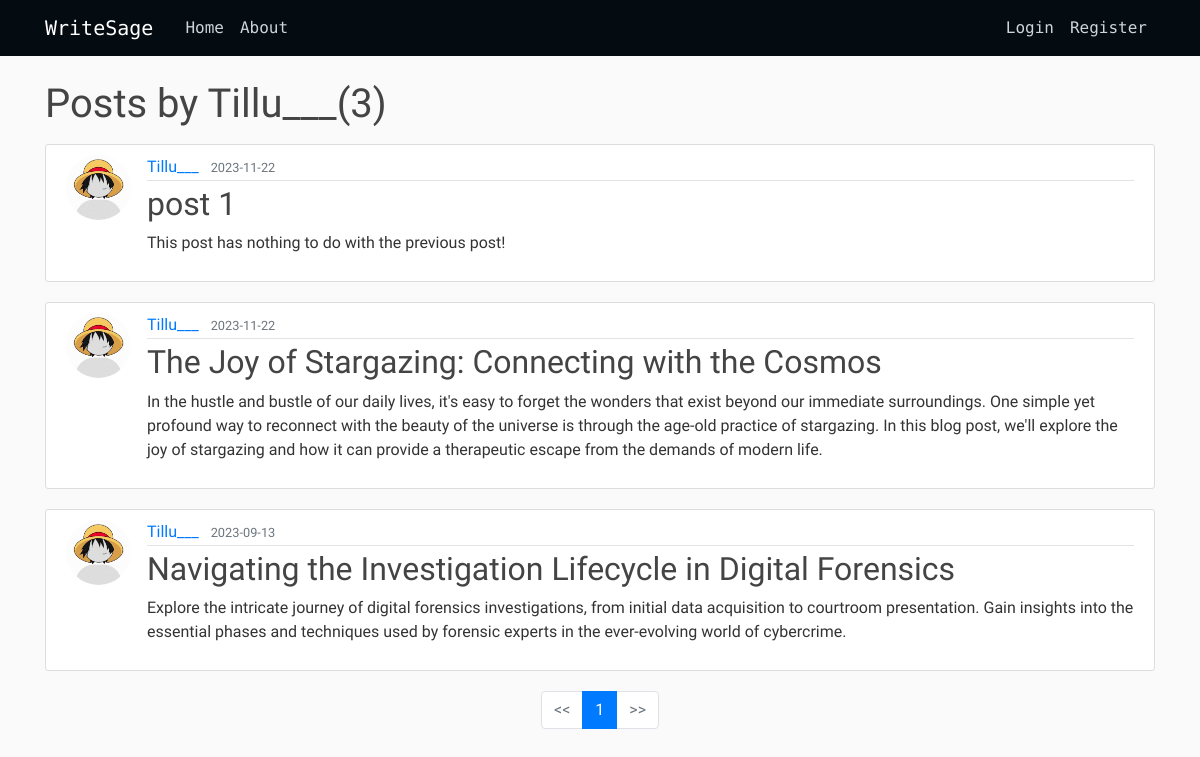
The page /user/Tillu___ on the database its author committed.
### writesage/models.py (models this page shows, shortened)
class User(db.Model, UserMixin):
    id = db.Column(db.Integer, primary_key=True)
    username = db.Column(db.String(20),unique=True,nullable=False)
    email=db.Column(db.String(120),unique=True,nullable=False)
    image_file = db.Column(db.String(20),nullable=False,default='default.jpg')
    password=db.Column(db.String(60),nullable=False)
    posts = db.relationship('Post',backref='author',lazy=True)

class Post(db.Model):
    id = db.Column(db.Integer, primary_key=True)
    title = db.Column(db.String(100),nullable=False)
    date_posted = db.Column(db.DateTime,nullable=False,default=datetime.utcnow())
    desc = db.Column(db.Text,nullable=False)
    content = db.Column(db.Text,nullable=False)
    user_id = db.Column(db.Integer,db.ForeignKey('user.id'),nullable=False)

### writesage/users/routes.py (the view)
@users.route("/user/<string:username>")
def user_posts(username):
    page = request.args.get('page',1,type=int)
    user = User.query.filter_by(username = username).first_or_404()
    posts = Post.query.filter_by(author = user).order_by(Post.date_posted.desc()).paginate(page = page , per_page = 5)
    return render_template('user_post.html',user = user, posts = posts)

### writesage/templates/user_post.html
{% extends 'layout.html' %}
{% block hehe %}
<h1 class = "mb-3">Posts by {{ user.username }}({{ posts.total }})</h1>
{% for post in posts.items %}
<article class="media content-section">
    <img src="{{url_for('static',filename = 'pictures/' + post.author.image_file)}}" alt="" class="rounded-circle article-img">
    <div class="media-body">
        <div class="article-metadata">
            <a class="mr-2" href="{{url_for('users.user_posts',username = post.author.username)}}">{{ post.author.username }}</a>
            <small class="text-muted">{{ post.date_posted.strftime('%Y-%m-%d')}}</small>
        </div>
        <h2><a class="article-title" href="{{url_for('posts.post',post_id=post.id)}}">{{ post.title }}</a></h2>
        <p class="article-content">{{ post.desc }}</p>
    </div>
</article>
{% endfor %}
<nav aria-label="Page navigation example">
    <ul class="pagination justify-content-center">
        {% if posts.page > 1 %}
            <li class="page-item ">
                <a class="page-link" href="{{ url_for('users.user_posts',username = user.username,page = posts.page - 1)}}"><<</a>
            </li>
        {% else %}
            <li class="page-item disabled">
                <a class="page-link" href="{{ url_for('users.user_posts',username = user.username,page = posts.page - 1)}}"><<</a>
            </li>
        {% endif %}
        {% for page_num in posts.iter_pages(left_edge = 1, right_edge = 1, left_current=1,right_current =1) %}
            {% if page_num %}
                {% if posts.page == page_num %}
                    <li class="page-item active">
                        <a href="{{ url_for('users.user_posts',username = user.username,page = page_num)}}" class = "page-link">{{ page_num }}</a>
                    </li>
                {% else %}
                    <li class="page-item">
                        <a href="{{ url_for('users.user_posts',username = user.username,page = page_num)}}" class = "page-link">{{ page_num }}</a>
                    </li>
                {% endif %}
            {% else %}
                <li class="page-item"><p class="page-link">...</p></li>
            {% endif %}
        {% endfor %}
        {% if posts.page == (posts.last / posts.per_page) %}
            <li class="page-item">
                <a class="page-link " href="{{ url_for('users.user_posts',username = user.username,page = posts.page + 1)}}">>></a>
            </li>
        {% else %}
            <li class="page-item disabled">
                <a class="page-link" href="{{ url_for('users.user_posts',username = user.username,page = posts.page + 1)}}">>></a>
            </li>
        {% endif %}
    </ul>
  </nav>
{% endblock hehe%}

### writesage/static/main.css (style rules this page uses)
* { padding : 0px; }
body { background: #fafafa; color: #333333; margin-top: 5rem; }
h1, h2, h3, h4, h5, h6 { color: #444444; }
.content-section { background: #ffffff; padding: 10px 20px; border: 1px solid #dddddd; border-radius: 3px; margin-bottom: 20px; }
.article-title { color: #444444; }
.article-content { white-space: pre-line; }
.article-img { height: 65px; width: 65px; margin-right: 16px; }
.article-metadata { padding-bottom: 1px; margin-bottom: 4px; border-bottom: 1px solid #e3e3e3 }

### rows shown on the page
User: username "Tillu___"
Post: image_file (placeholder picture), author.username "Tillu___", date_posted "2023-11-22", title "post 1", desc "This post has nothing to do with the previous post!"
Post: image_file (placeholder picture), author.username "Tillu___", date_posted "2023-11-22", title "The Joy of Stargazing: Connecting with the Cosmos", desc "In the hustle and bustle of our daily lives, it's easy to forget the wonders that exist beyond our immediate surroundings. One simple yet profound way to reconnect with the beauty of the universe is through the age-old practice of stargazing. In this blog post, we'll explore the joy of stargazing and how it can provide a therapeutic escape from the demands of modern life."
Post: image_file (placeholder picture), author.username "Tillu___", date_posted "2023-09-13", title "Navigating the Investigation Lifecycle in Digital Forensics", desc "Explore the intricate journey of digital forensics investigations, from initial data acquisition to courtroom presentation. Gain insights into the essential phases and techniques used by forensic experts in the ever-evolving world of cybercrime."

### other values the page prints
{{ posts.total }} "3"
{{ page_num }} "1"
